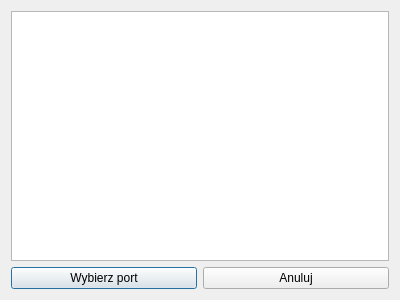
<?xml version="1.0" encoding="UTF-8"?>
<ui version="4.0">
 <class>portSelectDialog</class>
 <widget class="QDialog" name="portSelectDialog">
  <property name="geometry">
   <rect>
    <x>0</x>
    <y>0</y>
    <width>400</width>
    <height>300</height>
   </rect>
  </property>
  <property name="windowTitle">
   <string>Dialog</string>
  </property>
  <layout class="QGridLayout" name="gridLayout_2">
   <item row="0" column="0">
    <layout class="QGridLayout" name="gridLayout">
     <item row="2" column="0">
      <layout class="QHBoxLayout" name="horizontalLayout">
       <item>
        <widget class="QPushButton" name="bSelectPort">
         <property name="sizePolicy">
          <sizepolicy hsizetype="Expanding" vsizetype="Fixed">
           <horstretch>0</horstretch>
           <verstretch>0</verstretch>
          </sizepolicy>
         </property>
         <property name="text">
          <string>Wybierz port</string>
         </property>
        </widget>
       </item>
       <item>
        <widget class="QPushButton" name="bCancel">
         <property name="sizePolicy">
          <sizepolicy hsizetype="Expanding" vsizetype="Fixed">
           <horstretch>0</horstretch>
           <verstretch>0</verstretch>
          </sizepolicy>
         </property>
         <property name="text">
          <string>Anuluj</string>
         </property>
        </widget>
       </item>
      </layout>
     </item>
     <item row="0" column="0">
      <widget class="QListView" name="lPortList">
       <property name="sizePolicy">
        <sizepolicy hsizetype="Expanding" vsizetype="Expanding">
         <horstretch>0</horstretch>
         <verstretch>0</verstretch>
        </sizepolicy>
       </property>
       <property name="editTriggers">
        <set>QAbstractItemView::NoEditTriggers</set>
       </property>
      </widget>
     </item>
    </layout>
   </item>
  </layout>
 </widget>
 <resources/>
 <connections/>
</ui>
